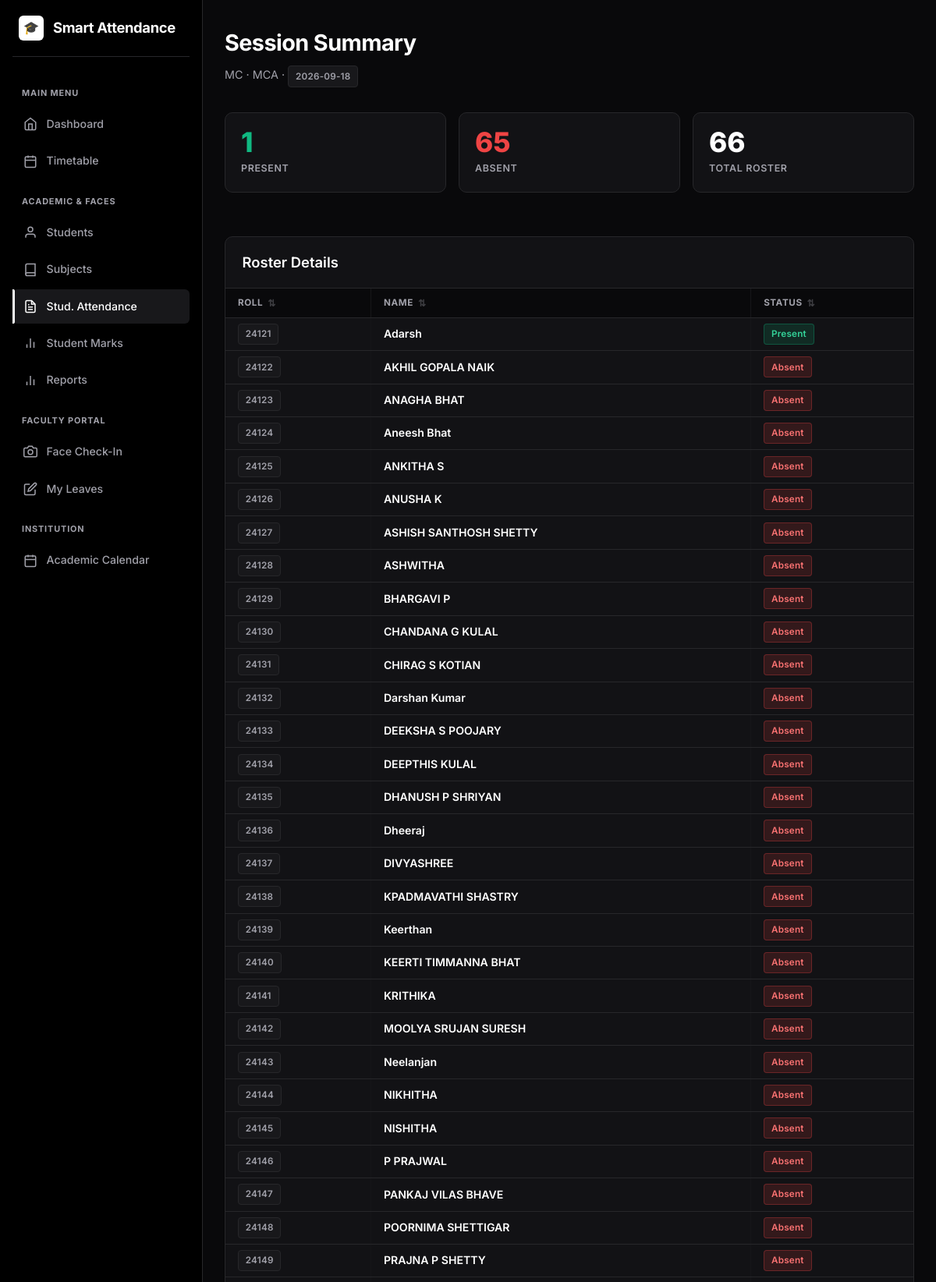
/attendance/203/history (signed in, upper part), run on the app's committed database.
### models.py (models this page shows, shortened)
class Subject(db.Model):
    __tablename__ = "subjects"
    id = db.Column(db.Integer, primary_key=True)
    code = db.Column(db.String(40), unique=True, nullable=False)
    name = db.Column(db.String(120), nullable=False)
    department = db.Column(db.String(80), default="MCA")
    year = db.Column(db.Integer, default=1, nullable=False) # 1 for 1st Year, 2 for 2nd Year
    faculty_id = db.Column(db.Integer, db.ForeignKey("users.id"), nullable=True)
    faculty = db.relationship("User", foreign_keys=[faculty_id])
    sessions = db.relationship(
        "AttendanceSession", backref="subject", cascade="all, delete-orphan"
    )

class AttendanceSession(db.Model):
    __tablename__ = "sessions"
    id = db.Column(db.Integer, primary_key=True)
    subject_id = db.Column(db.Integer, db.ForeignKey("subjects.id"), nullable=False)
    faculty_id = db.Column(db.Integer, db.ForeignKey("users.id"), nullable=True)
    faculty = db.relationship("User", foreign_keys=[faculty_id])
    class_name = db.Column(db.String(80), default="")
    session_date = db.Column(db.Date, default=date.today)
    created_at = db.Column(db.DateTime, default=datetime.utcnow)
    records = db.relationship(
        "Attendance", backref="session", cascade="all, delete-orphan"
    )

class Student(db.Model):
    __tablename__ = "students"
    id = db.Column(db.Integer, primary_key=True)
    roll_number = db.Column(db.String(40), unique=True, nullable=False, index=True)
    name = db.Column(db.String(120), nullable=False)
    department = db.Column(db.String(80), default="")
    class_name = db.Column(db.String(80), default="")
    phone = db.Column(db.String(20), default="")
    profile_image_path = db.Column(db.String(255), nullable=True)
    created_at = db.Column(db.DateTime, default=datetime.utcnow)
    face_samples = db.relationship(
        "FaceSample", backref="student", cascade="all, delete-orphan"
    )
    attendance_records = db.relationship(
        "Attendance", backref="student", cascade="all, delete-orphan"
    )

### blueprints/attendance.py (the view)
@attendance_bp.route("/<int:session_id>/history")
@login_required
@staff_required
def history(session_id):
    session = AttendanceSession.query.get_or_404(session_id)
    present_ids = {a.student_id for a in session.records if a.status == "present"}
    excused_ids = {a.student_id for a in session.records if a.status == "excused"}
    query = Student.query
    if session.class_name:
        query = query.filter(or_(Student.class_name == session.class_name, Student.department == session.class_name))
    elif current_user.role == "hod" and current_user.department:
        query = query.filter_by(department=current_user.department)
    students = query.order_by(Student.roll_number).all()
    return render_template("attendance/history.html", session=session,
                           students=students, present_ids=present_ids,
                           excused_ids=excused_ids,
                           today_date=date.today())

### templates/attendance/history.html (shortened to what this page needs)
{% extends "base.html" %}
{% block content %}
<div style="display:flex; justify-content:space-between; align-items:flex-end; margin-bottom: 2rem;">
  <div>
    <h1>Session Summary</h1>
    <p class="subtitle" style="margin-bottom:0;">{{ session.subject.name }} · {{ session.class_name or 'All classes' }} · <span class="badge badge-muted">{{ session.session_date }}</span></p>
  </div>
</div>
<div class="stat-grid">
  <div class="stat">
    <div class="num" style="color:var(--success);">{{ present_ids|length }}</div>
    <div class="lbl">Present</div>
  </div>
  <div class="stat">
    <div class="num" style="color:var(--danger);">{{ students|length - present_ids|length }}</div>
    <div class="lbl">Absent</div>
  </div>
  <div class="stat">
    <div class="num">{{ students|length }}</div>
    <div class="lbl">Total Roster</div>
  </div>
</div>
<div class="card card-table" style="margin-top:2rem">
  <div class="card-table-header">
    <h2>Roster Details</h2>
  </div>
  <div class="table-responsive">
    <table>
      <thead>
        <tr>
          <th>Roll</th>
          <th>Name</th>
          <th>Status</th>
        </tr>
      </thead>
      <tbody>
        {% for s in students %}
        <tr>
          <td><span class="badge badge-muted">{{ s.roll_number }}</span></td>
          <td style="font-weight:600; color:#fff;">{{ s.name }}</td>
          <td>
            {% if s.id in present_ids %}
              <span class="badge badge-yes">Present</span>
            {% elif s.id in excused_ids %}
              <span class="badge" style="background:rgba(99,102,241,0.15); color:#a5b4fc; border:1px solid rgba(99,102,241,0.3);">Excused</span>
            {% else %}
              <span class="badge badge-no">Absent</span>
            {% endif %}
          </td>
        </tr>
        {% endfor %}
      </tbody>
    </table>
  </div>
</div>
{% endblock %}

### static/style.css (style rules this page uses)
:root { --bg-dark: #09090b; --bg-darker: #000000; --bg-card: #121215; --card-border: #27272a; --primary: #ffffff; --primary-hover: #e4e4e7; --primary-text: #000000; --secondary: #18181b; --secondary-hover: #27272a; --text-main: #fafafa; --text-muted: #a1a1aa; --border-light: #27272a; --border-focus: #fafafa; --success: #10b981; --success-bg: rgba(16, 185, 129, 0.1); --danger: #ef4444; --danger-bg: rgba(239, 68, 68, 0.1); --warning: #f59e0b; --warning-bg: rgba(245, 158, 11, 0.1); --info: #a1a1aa; --info-bg: rgba(161, 161, 170, 0.1); --sidebar-width: 260px; --shadow-sm: 0 1px 2px 0 rgba(0, 0, 0, 0.5); --shadow-md: 0 4px 12px rgba(0, 0, 0, 0.5); --shadow-lg: 0 8px 24px rgba(0, 0, 0, 0.7); --radius-sm: 6px; --radius: 10px; --radius-lg: 14px; --transition: all 0.2s ease; }
* { box-sizing: border-box; }
body { margin: 0; font-family: 'Inter', -apple-system, BlinkMacSystemFont, "Segoe UI", Roboto, sans-serif; background-color: var(--bg-dark); color: var(--text-main); line-height: 1.6; -webkit-font-smoothing: antialiased; min-height: 100vh; overflow-x: hidden; }
html, * { scrollbar-width: thin; scrollbar-color: rgba(161, 161, 170, 0.3) transparent; }
h1 { font-size: 1.8rem; font-weight: 700; letter-spacing: -0.02em; margin: 0 0 0.4rem; color: #ffffff; }
h2 { font-size: 1.15rem; font-weight: 600; margin: 1.25rem 0 0.85rem; color: #ffffff; }
.subtitle { color: var(--text-muted); font-size: 0.9rem; margin: 0 0 1.75rem; }
.card { background: var(--bg-card); border: 1px solid var(--card-border); border-radius: var(--radius); padding: 1.5rem; margin-bottom: 1.25rem; box-shadow: var(--shadow-sm); transition: var(--transition); }
.card h2:first-child { margin-top: 0; }
.badge { display: inline-flex; align-items: center; padding: 0.2rem 0.55rem; border-radius: 4px; font-size: 0.73rem; font-weight: 600; letter-spacing: 0.02em; }
.badge-yes { background: rgba(16,185,129,0.15); color: #34d399; border: 1px solid rgba(16,185,129,0.3); }
.badge-no { background: rgba(239,68,68,0.15); color: #f87171; border: 1px solid rgba(239,68,68,0.3); }
.badge-muted { background: #18181b; color: var(--text-muted); border: 1px solid var(--card-border); }
.card-table { padding: 0; overflow: hidden; }
.card-table-header { padding: 1.1rem 1.35rem; border-bottom: 1px solid var(--card-border); display: flex; align-items: center; justify-content: space-between; flex-wrap: wrap; gap: 0.85rem; }
.card-table-header h2 { margin: 0; }
.table-responsive { overflow-x: auto; }
table { width: 100%; border-collapse: collapse; }
th, td { padding: 0.45rem 1rem; text-align: left; border-bottom: 1px solid var(--card-border); border-right: 1px solid rgba(255,255,255,0.02); font-size: 0.88rem; }
th:last-child, td:last-child { border-right: none; }
th { color: var(--text-muted); font-size: 0.73rem; font-weight: 700; text-transform: uppercase; background: #09090b; letter-spacing: 0.05em; white-space: nowrap; position: sticky; top: 0; z-index: 10; padding: 0.55rem 1rem; }
tbody tr { transition: var(--transition); }
.stat-grid { display: grid; grid-template-columns: repeat(auto-fit, minmax(180px, 1fr)); gap: 1rem; margin-bottom: 1.5rem; }
.stat { background: var(--bg-card); border: 1px solid var(--card-border); border-radius: var(--radius); padding: 1.25rem; display: flex; flex-direction: column; position: relative; overflow: hidden; transition: var(--transition); }
.stat .num { font-size: 2.2rem; font-weight: 800; color: #ffffff; line-height: 1; }
.stat .lbl { color: var(--text-muted); font-size: 0.78rem; font-weight: 600; margin-top: 0.4rem; text-transform: uppercase; letter-spacing: 0.05em; }
th.sortable-th { cursor: pointer; user-select: none; transition: background 0.15s ease, color 0.15s ease; }

### data on the page
Subject: subject.name "MC"
Student: roll_number "24121", name "Adarsh", shows "Present"
Student: roll_number "24122", name "AKHIL GOPALA NAIK", shows "Absent"
Student: roll_number "24123", name "ANAGHA BHAT", shows "Absent"
Student: roll_number "24124", name "Aneesh Bhat", shows "Absent"
Student: roll_number "24125", name "ANKITHA S", shows "Absent"
Student: roll_number "24126", name "ANUSHA K", shows "Absent"
Student: roll_number "24127", name "ASHISH SANTHOSH SHETTY", shows "Absent"
Student: roll_number "24128", name "ASHWITHA", shows "Absent"
Student: roll_number "24129", name "BHARGAVI P", shows "Absent"
Student: roll_number "24130", name "CHANDANA G KULAL", shows "Absent"
Student: roll_number "24131", name "CHIRAG S KOTIAN", shows "Absent"
Student: roll_number "24132", name "Darshan Kumar", shows "Absent"
Student: roll_number "24133", name "DEEKSHA S POOJARY", shows "Absent"
Student: roll_number "24134", name "DEEPTHIS KULAL", shows "Absent"
Student: roll_number "24135", name "DHANUSH P SHRIYAN", shows "Absent"
Student: roll_number "24136", name "Dheeraj", shows "Absent"
Student: roll_number "24137", name "DIVYASHREE", shows "Absent"
Student: roll_number "24138", name "KPADMAVATHI SHASTRY", shows "Absent"
Student: roll_number "24139", name "Keerthan", shows "Absent"
Student: roll_number "24140", name "KEERTI TIMMANNA BHAT", shows "Absent"
Student: roll_number "24141", name "KRITHIKA", shows "Absent"
Student: roll_number "24142", name "MOOLYA SRUJAN SURESH", shows "Absent"
Student: roll_number "24143", name "Neelanjan", shows "Absent"
Student: roll_number "24144", name "NIKHITHA", shows "Absent"
Student: roll_number "24145", name "NISHITHA", shows "Absent"
Student: roll_number "24146", name "P PRAJWAL", shows "Absent"
Student: roll_number "24147", name "PANKAJ VILAS BHAVE", shows "Absent"
Student: roll_number "24148", name "POORNIMA SHETTIGAR", shows "Absent"
Student: roll_number "24149", name "PRAJNA P SHETTY", shows "Absent"

### other printed values
{{ session.class_name or 'All classes' }} "MCA"
{{ session.session_date }} "2026-09-18"
{{ present_ids|length }} "1"
{{ students|length - present_ids|length }} "65"
{{ students|length }} "66"
